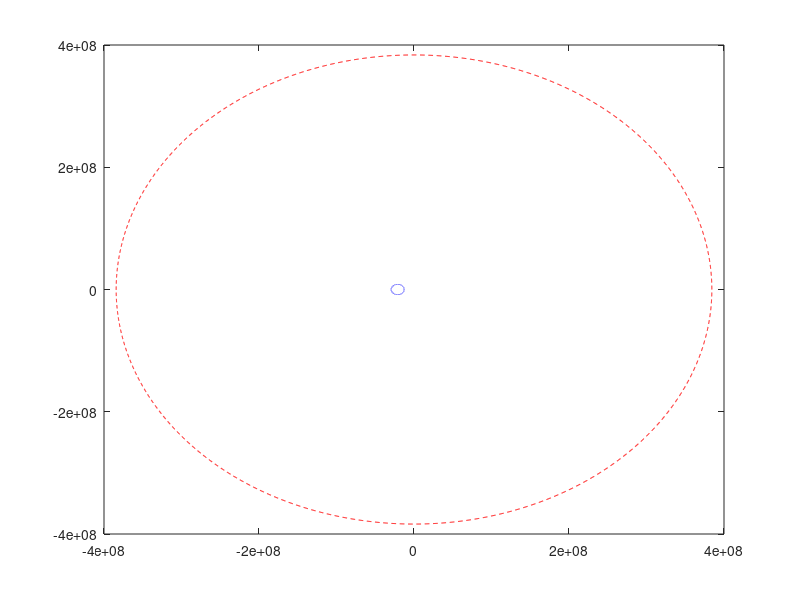

The MATLAB script that drew this image: (Note: this script raises an error after producing the figure.)
%
% Hohmann Transfer Orbit
%

%
% General Parameters
%
%dt = 0.1;
G = 6.67428*10^-11; % Gravity constant
M = 5.9722*10^24; % earth's mass
%T = 20; % duration of circular motion
%t = 0:dt:T; % simulation duration steps
er = 6.371*10^6; % earth's radius 
ar = 2.042*10^6 + er; % parking orbit radius (LEO)
ae = 3.63229*10^8; % perigee distance (earth-moon)
ap = 4.054*10^8; % apogee distance (earth-moon)
a = (ae + ap)/2; % semi major axis of moon's orbit
u = G*M; % u Gravity constant (earth-moon) unit
theta = 0:0.1:360; % one full circle angle @ 0.1 deg

%
% Moon's Orbital Track
%
% Basically any planetary orbit follows elliptical/oval track instead of circular
%
e = 0.0549; % moon's eccentricity
c = e*a;
b = sqrt(a^2 - c^2); % semi-minor axis
lr = b^2/a; % semi-latus rectum or explorer's orbit
r = lr ./ (1 - e*cos(theta*pi/180)); % plotting orbital track
Tm = 2*pi*sqrt(a^3/u); % moon-earth orbit period
dtm = 100; % every time slice is stepped by 100 as the least denominator
tm = Tm*0.98:dtm:Tm; % deliberately set in order to match the orbiter's arrival
mPos = zeros(2, length(tm)); % moon's orbit track data
for i = 1:length(tm)
    mPos(:, i) = (lr ./ (1 - e*cos(2*pi*tm(i)/Tm))) .* [cos(2*pi*tm(i)/Tm); sin(2*pi*tm(i)/Tm)];
end

%
% Parking orbit
%
vo = sqrt(u/ar); % parking orbit velocity
Tp = 2*pi*sqrt(power(ar,3)/u); % LEO period
dtp = 100; % time slice of LEO period stepped by 100 as the least denominator
tp = 0:dtp:Tp; % parking orbit duration
pPos = zeros(2, length(tp)); % parking orbit position data
for i = 1:length(tp)           % Plotting orbiter's track data
    pPos(:,i) = ar * [cos(2*pi*tp(i)/Tp); sin(2*pi*tp(i)/Tp)];
end

%%%%%%%%%%%%%%%%%%%%%%%%
% Goin' to the moon!
%%%%%%%%%%%%%%%%%%%%%%%%

%
% velocity at apogee
%
va = sqrt(u*(2/ar - 1/ap)); % vis viva equation
ao = (ar+ap)/2; % semi-major axis of orbiter
lo = 2*ar*ap/(ap+ar); % semi-latus rectum of orbiter-earth orbit
eo = (ap-ar)/(ap+ar); % orbiter orbit eccentricity
ro = lo ./ (1 - eo*cos(theta*pi/180)); % Orbiter transfer orbit track
To = 2*pi*sqrt(ao^3/u); % Orbiter orbit period
dto = 900;
to = To/2:dto:To; % Assuming the orbiter executes the TLI at perigee
oPos = zeros(2, length(dto)); % Orbiter's track data
%oPos(:,1) = [c-ar; 0];
for i = 1:length(to) % Plotting orbiter's track to intercept the moon
   oPos(:,i) = (lo ./ (1 + eo*cos(2*pi*to(i)/To))) .* [cos(2*pi*to(i)/To); sin(2*pi*to(i)/To)];
end

%
% plot all
%
figure(1);

xo = r .* cos(theta*pi/180)-c; % X axis (elliptic)
yo = r .* sin(theta*pi/180); % Y axis (elliptic)
xe = ar * cos(theta*pi/180)-c; % X axis (parking orbit)
ye = ar * sin(theta*pi/180); % Y axis (parking orbit)
xm = ro .* cos(theta*pi/180)-c; % X axis (orbiter)
ym = ro .* sin(theta*pi/180); % Y axis (orbiter)
plot(xo, yo, '--r'); hold on; % plot track
plot(xe, ye, '--b');
plot(xm, ym, '--bl');
plot(-c, 0 , 'Or');
labels = {'earth'};
title('Hohmann Transfer Orbit (earth-moon)');
text(-c, 0, labels, 'VerticalAlignment','bottom','HorizontalAlignment','right');
  %h1 = plot(pPos(1,1), pPos(1,2), 'xb'); hold on;
h2 = plot(mPos(1,1), mPos(1,2), 'ob');
h3 = plot(oPos(1,1), oPos(1,2), 'xb'); 
% for i = 1:length(oPos)
%    set(h3, 'XData', oPos(1,i)+ap-(ar+c), 'YData', oPos(2,i));
%    pause(0.05);
% end
k = 1; j = 1; % index of loop
while k < length(tm)
%    axis equal;
 if j == length(pPos)
    j = 1; 
 end
 %set(h1, 'XData', pPos(1,j)-c, 'YData', pPos(2,j));
 set(h2, 'XData', mPos(1,k)-c, 'YData', mPos(2,k));
 set(h3, 'XData', oPos(1,k)+ap-(ar+c), 'YData', oPos(2,k));
pause(0.05);
 j = j + 1;
 k = k + 1;
end


%
% Created by: Dimas Widyasastrena @2022
%